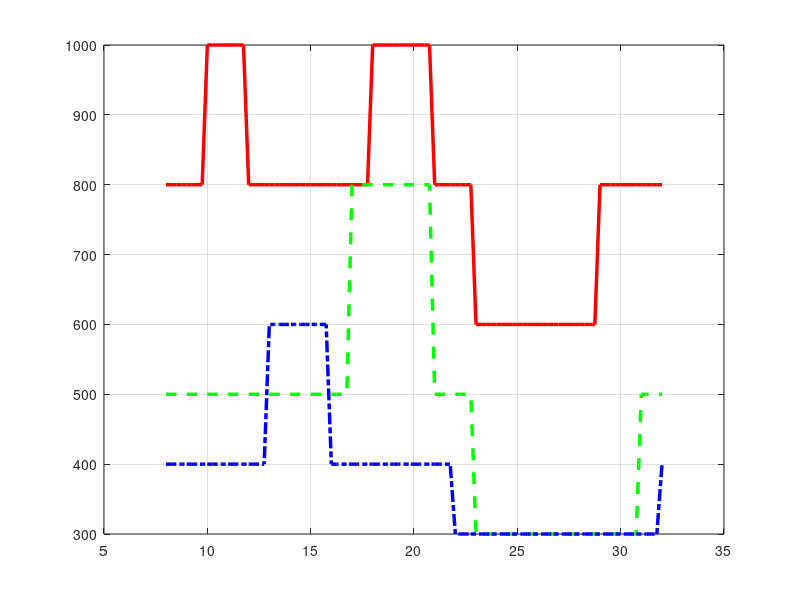

This chart was generated by the following MATLAB code: (Note: this script raises an error after producing the figure.)
%% plot_regulation_costs.m
% 功能：绘制 AC、EV、火电 (Gen) 的分时调节成本电价曲线
% 逻辑来源：test_ieee30_func_8ampv_tly.m
% 输出：高 DPI PNG 图片，无标题，中文标注
% 时间轴：08:00 - 次日 08:00

clear; close all; clc;

%% 1. 初始化时间轴参数
% 仿真时间设置：从第8小时开始，持续24小时
simulation_start_hour = 8;
simulation_end_hour   = 32; % 次日 8 点
dt = 15/60;                 % 时间步长 15分钟 (0.25小时)

% 生成时间序列
t_axis = simulation_start_hour : dt : simulation_end_hour;
T_steps = length(t_axis);

% 生成用于判断的小时向量 (0-23循环)
Hour_Vector = mod(t_axis, 24)'; 

%% 2. 复现分时成本逻辑 (基于 test_ieee30_func_8ampv_tly.m)

% --- 火电 (Gen) ---
% 基准: 800
% 高峰 (10-12, 18-21): 1000
% 低谷 (23-5): 600
C1_Gen_Vec = 800 * ones(T_steps, 1); 
idx_gen_peak   = (Hour_Vector >= 10 & Hour_Vector < 12) | ...
                 (Hour_Vector >= 18 & Hour_Vector < 21);
idx_gen_valley = (Hour_Vector >= 23) | (Hour_Vector < 5);
C1_Gen_Vec(idx_gen_peak)   = 1000;
C1_Gen_Vec(idx_gen_valley) = 600;

% --- 电动汽车 (EV) ---
% 基准: 500
% 紧迫 (17-21): 800
% 低谷 (23-7): 300
C1_EV_Vec = 500 * ones(T_steps, 1); 
idx_ev_urgent = (Hour_Vector >= 17 & Hour_Vector < 21);
idx_ev_low    = (Hour_Vector >= 23) | (Hour_Vector < 7);
C1_EV_Vec(idx_ev_urgent) = 800;
C1_EV_Vec(idx_ev_low)    = 300;

% --- 空调 (AC) ---
% 基准: 400
% 高温 (13-16): 600
% 低谷 (22-8): 300
C1_AC_Vec = 400 * ones(T_steps, 1); 
idx_ac_hot  = (Hour_Vector >= 13 & Hour_Vector < 16);
idx_ac_cool = (Hour_Vector >= 22) | (Hour_Vector < 8);
C1_AC_Vec(idx_ac_hot)  = 600;
C1_AC_Vec(idx_ac_cool) = 300;

%% 3. 绘图设置
% 设置字体以支持中文
font_name = 'Microsoft YaHei'; 
font_size_axis = 14;
font_size_label = 16;
font_size_legend = 14;
line_width = 2.5;

figure('Color', 'w', 'Position', [100, 100, 1000, 600]);
hold on;

% 绘制阶梯图或折线图 (此处使用 plot 模拟连续变化，符合原逻辑中的向量定义)
% 为了视觉区分，使用不同的线型和颜色
p1 = plot(t_axis, C1_Gen_Vec, 'r-', 'LineWidth', line_width, 'DisplayName', '火电机组 (Gen)');
p2 = plot(t_axis, C1_EV_Vec,  'g--', 'LineWidth', line_width, 'DisplayName', '电动汽车 (EV)');
p3 = plot(t_axis, C1_AC_Vec,  'b-.', 'LineWidth', line_width, 'DisplayName', '空调集群 (AC)');

% 网格与边框
grid on;
box on;
ax = gca;
ax.LineWidth = 1.5;
ax.FontName = font_name;
ax.FontSize = font_size_axis;

% --- 坐标轴设置 ---
% X轴范围
xlim([simulation_start_hour, simulation_end_hour]);

% 自定义 X 轴刻度标签 (08:00 到 次日 08:00)
x_ticks = [8, 12, 16, 20, 24, 28, 32];
x_labels = {'08:00', '12:00', '16:00', '20:00', '00:00 (次日)', '04:00 (次日)', '08:00 (次日)'};
set(gca, 'XTick', x_ticks, 'XTickLabel', x_labels);

% Y轴范围微调 (留出一点上下边距)
ylim([0, 1200]); 
ylabel('调节成本 (元/MW)', 'FontName', font_name, 'FontSize', font_size_label);
xlabel('时间', 'FontName', font_name, 'FontSize', font_size_label);

% --- 图例设置 ---
legend([p1, p2, p3], 'Location', 'north', 'Orientation', 'horizontal', ...
       'FontSize', font_size_legend, 'FontName', font_name, 'Box', 'off');

%% 4. 保存为高DPI图片
output_filename = '分时调节成本电价.png';
fprintf('正在保存图片到: %s ...\n', output_filename);

% 使用 print 函数保存为 600 DPI 的 PNG
print(gcf, output_filename, '-dpng', '-r600');

fprintf('完成。\n');